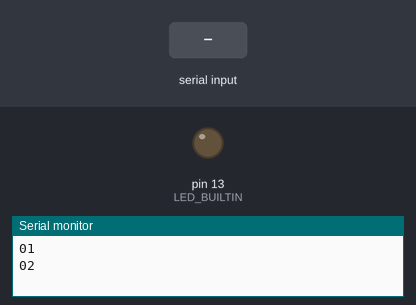
Bench run of a sketch on a simulated Arduino Uno, built with avr-gcc and run on an emulated ATmega328P. Parts: output pins drawn as LEDs (lit = HIGH), the last lines printed to the serial monitor. The test bench sets the inputs (shaded band).

Above: at 2.0 s.
2.1 s: "1" received over Serial
At 3.7 s:
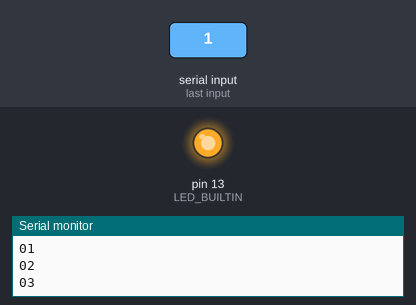
5.1 s: "0" received over Serial
At 7.8 s:
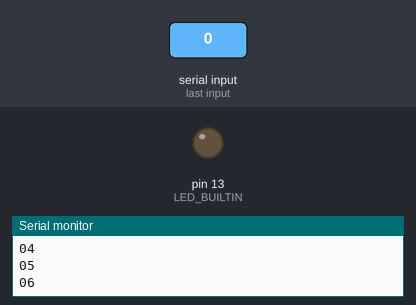
8.1 s: "2" received over Serial
At 9.5 s:
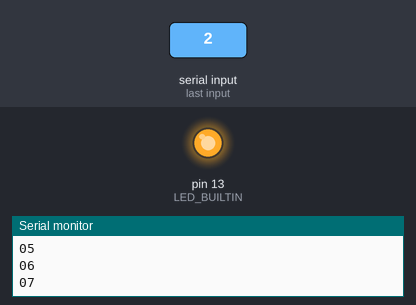
Timing chart, 0 to 11.5 s (numbered marks = the images above; inputs shaded):
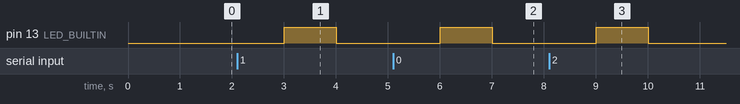

The sketch:

serial_test.ino
```cpp
char dataString[50] = {0};
int a =0;
int b =0;

void setup() {
Serial.begin(9600);              //Starting serial communication
pinMode(LED_BUILTIN, OUTPUT);
}

void loop() {
  a++;                          // a value increase every loop
  sprintf(dataString,"%02X",a); // convert a value to hexa
  Serial.println(dataString);   // send the data
  delay(1000);                  // give the loop some break
  b = Serial.read();
  if (b >= 0) {
    digitalWrite(LED_BUILTIN, HIGH);
    delay(1000);
    digitalWrite(LED_BUILTIN, LOW);
  }
}
```

Measured:
- after the input at 2.1 s, pin 13 (LED_BUILTIN): LOW → HIGH after 0.90 s, → LOW 1.0 s later
- after the input at 5.1 s, pin 13 (LED_BUILTIN): LOW → HIGH after 0.90 s, → LOW 1.0 s later
- after the input at 8.1 s, pin 13 (LED_BUILTIN): LOW → HIGH after 0.90 s, → LOW 1.0 s later
